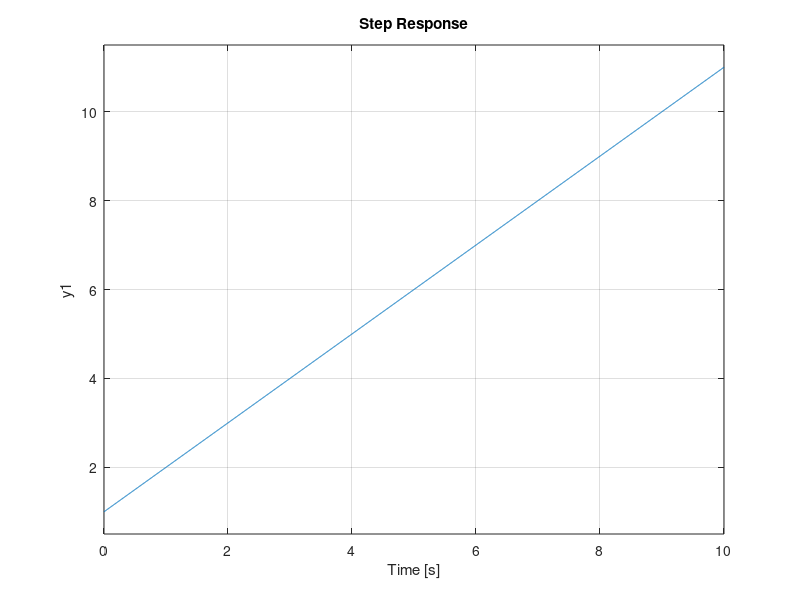
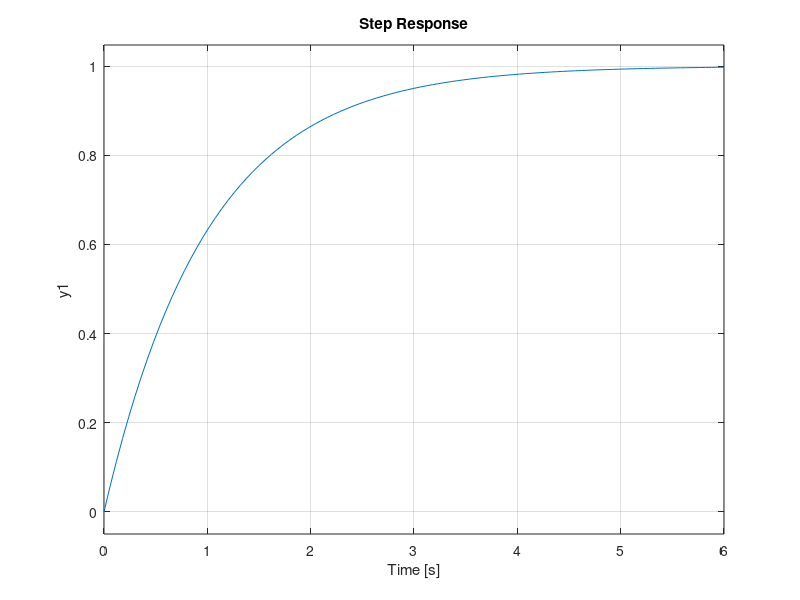
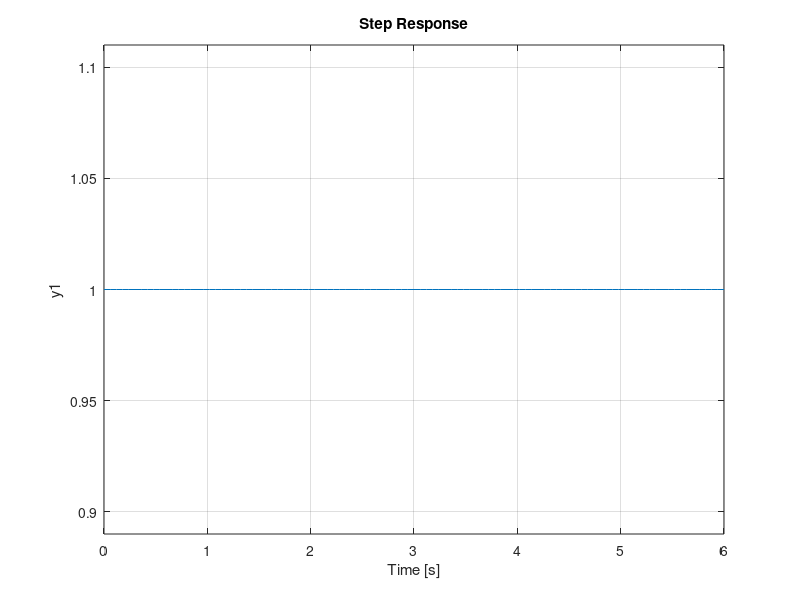
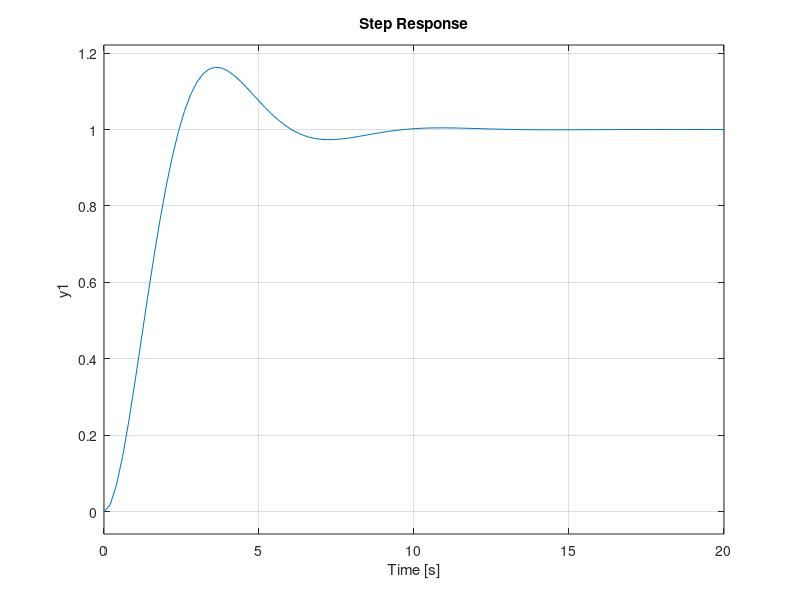

Source code (MATLAB) for these figures, in order:
clear, clc;
TF = tf([1 1],[1 0])
step(TF);

figure;
TF = tf([0 1],[1 1])
step(TF);

figure;
TF = tf([1 1],[1 1])
step(TF);

figure;
TF = tf([0 1],[1 1 1])
step(TF);

figure;
TF = tf([0 1],[1 1 1 1])
step(TF);
